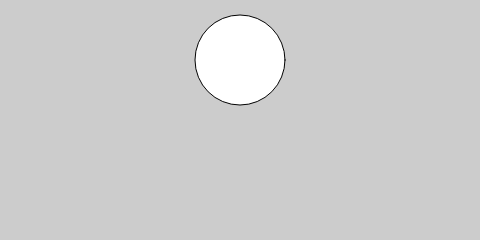
Frame 1 (no input)
Frame 60 (no input): identical to frame 1, image omitted
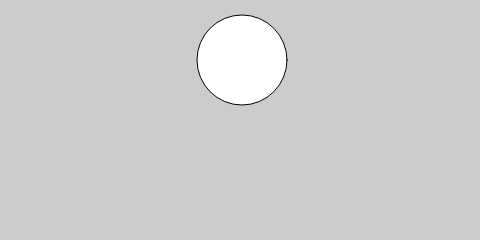
Frame 120 (the mouse pressed at the canvas centre since frame 60)

The p5.js sketch that drew these frames (run headless with seeded random() and noise() and a simulated clock; from frame 60 on, the mouse is pressed at the canvas centre):

// p5.js sketch
// ── sketch.js
// var radius = 40;
// var x = -radius;
// var speed = 0.5;
// var radius = 40;
// var x = 110;
// var speed = 0.5;
// var direction = 1;

// var startX = 20;
// var stopX = 240;
// var startY = 30;
// var stopY = 120;
// var x = startX;
// var y = startY;
// var step = 0.005;
// var pct = 0.0; //percentage traveled form 0.0 to 1.0

// var speed = 2.5;
// var diameter = 20;
// var x;
// var y;

var time1 = 2000;
var time2 = 4000;
var x = 0;

function setup() {
    createCanvas(480, 240);
    x = width/2;
    y = height/2;
    background(204);
    // ellipseMode(RADIUS);
}

function draw() {
    // var fr = frameRate();
    // print(fr);
    // background(204); //this backgound is not used, the past locations are traced
    // x += speed;
    // x += speed * direction;
    // arc(x, 60, radius, radius, 0.52, 5.76);
    // if (x > width+radius) {
    //     x = -radius;
    // }
    // arc(x, 60, radius, radius, 0.52, 5.76);
    // if ((x > width - radius) || (x < radius)) {
    //     direction = -direction;
    // }
    // if (direction == 1) {
    //     arc(x, 60, radius, radius, 0.52, 5.76);
    // } else {
    //     arc(x, 60, radius, radius, 3.76, 8.9);
    // }
    // if (pct < 1.0) {
    //     x = startX + ((stopX - startX) * pct);
    //     y = startY + ((stopY - startX) * pct);
    //     pct += step;
    // }
    // ellipse(x, y, 10, 10);
    
    //draw randomly
    // for (var x = 20; x < width; x += 20) {
    //     var mx = mouseX / 10;
    //     var offsetA = random(-mx, mx);
    //     var offsetB = random(-mx, mx);

    //     line(x + offsetA, 20, x - offsetB, 100);
    // }
    // x += random(-speed, speed);
    // y += random(-speed, speed);
    // x = constrain(x, 0, width);
    // y = constrain(y, 0, height);
    // ellipse(x, y, diameter, diameter);

    // timer
    // var timer = millis();
    // print(timer);

    var currentTime = millis();
    background(204);
    if (currentTime > time2) {
        x -= 0.5;
    } else if (currentTime > time1) {
        x += 2;
    }
    ellipse(x, 60, 90, 90);
}
